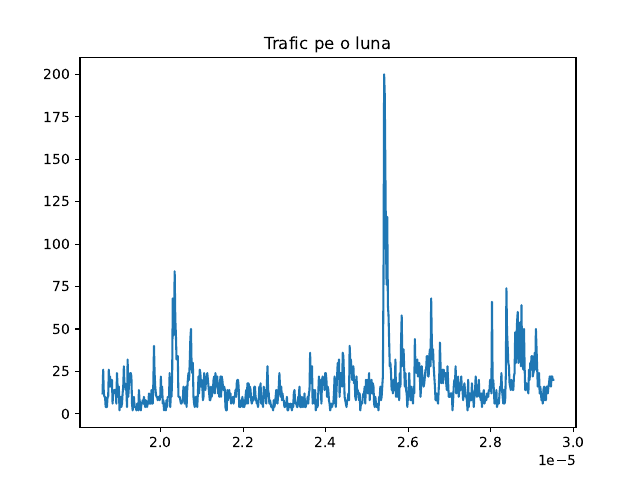

The Python source for this figure:
import numpy as np
import matplotlib.pyplot as plt

x = np.genfromtxt('Train.csv', delimiter=',', skip_header=1)
x = x[:, 2]
N = len(x)
X = np.fft.fft(x)
X = abs(X/N)
X = X[:N//2]
Fs = 1/3600
f = Fs * np.linspace(0, N//2, N//2) / N

#1, g)
start_sample = 1224
end = 1224 + 30 * 24
x_new = x[start_sample:end]
time = f[start_sample:end]
plt.plot(time, x_new)
plt.title("Trafic pe o luna")
plt.savefig("ex1_g.pdf")
plt.show()